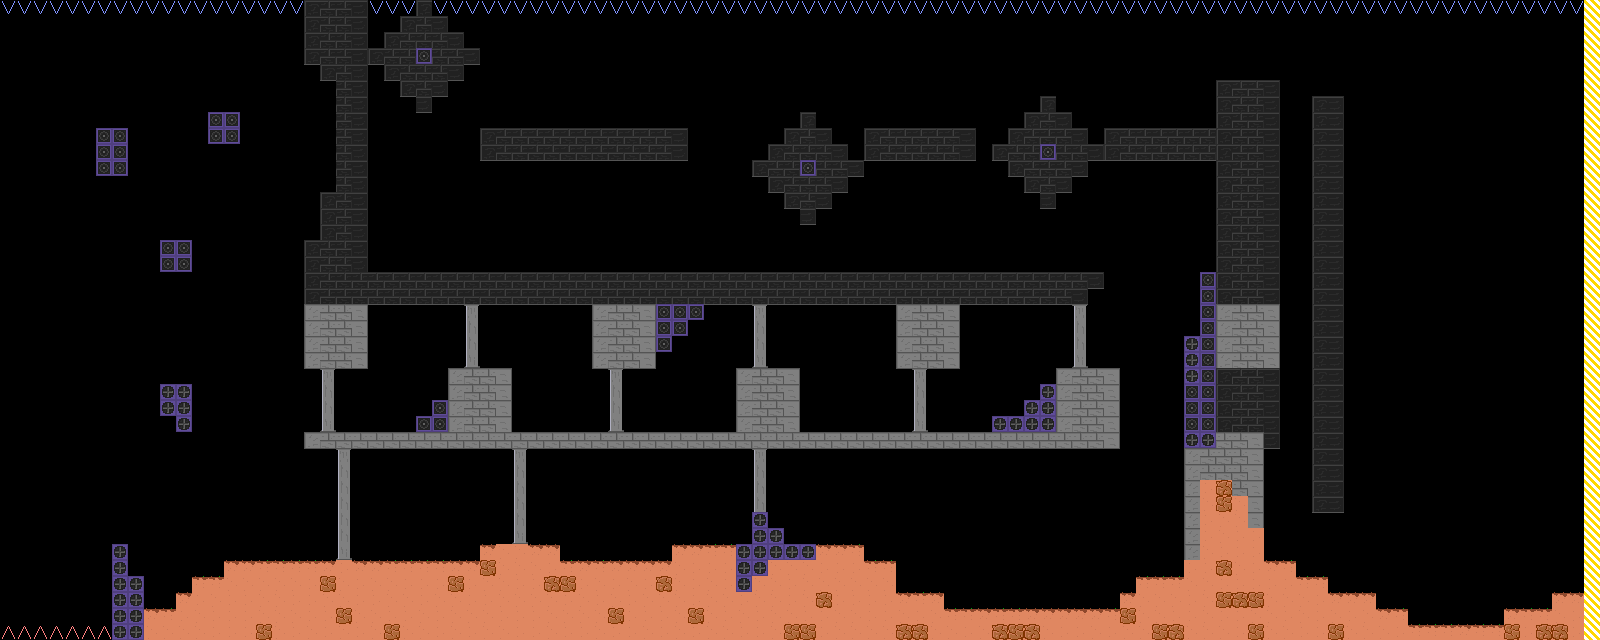

A 2D game scene composited from a Tiled map and its tileset images. What follows is a short description and the map's XML, with each tile layer's data collapsed to a summary:
An orthogonal 100x40 tile map with 16x16 px tiles, 1 tile layer (map), 3 tilesets and 20 objects (19x point, spawn).

<map version="1.0" orientation="orthogonal" renderorder="right-down" width="100" height="40" tilewidth="16" tileheight="16" nextobjectid="23">
 <tileset firstgid="1" name="tileset" tilewidth="16" tileheight="16" spacing="2" margin="2" tilecount="24" columns="6">
  <image source="tileset.png" width="110" height="74" />
 </tileset>
 <tileset firstgid="25" name="point" tilewidth="16" tileheight="16" spacing="2" margin="2" tilecount="3" columns="3">
  <image source="dat/point.png" width="56" height="20" />
 </tileset>
 <tileset firstgid="28" name="airplane" tilewidth="40" tileheight="40" tilecount="3" columns="3">
  <image source="dat/airplane.png" width="120" height="40" />
 </tileset>
 <layer name="map" width="100" height="40">
  <data>[4000 cells, 1356 non-empty, 21 distinct tile ids]</data>
 </layer>
 <objectgroup name="objects">
  <object id="1" name="spawn" gid="28" x="10" y="105" width="40" height="40" />
  <object id="4" name="point" gid="25" x="1032.5" y="607.5" width="16" height="16" />
  <object id="5" name="point" gid="25" x="975" y="608" width="16" height="16" />
  <object id="6" name="point" gid="25" x="415" y="512" width="16" height="16" />
  <object id="7" name="point" gid="25" x="925" y="411.5" width="16" height="16" />
  <object id="8" name="point" gid="25" x="761" y="348.5" width="16" height="16" />
  <object id="9" name="point" gid="25" x="615" y="411.5" width="16" height="16" />
  <object id="10" name="point" gid="25" x="472" y="346.5" width="16" height="16" />
  <object id="11" name="point" gid="25" x="330.5" y="410" width="16" height="16" />
  <object id="12" name="point" gid="25" x="1041" y="253.5" width="16" height="16" />
  <object id="13" name="point" gid="25" x="710.5" y="164.5" width="16" height="16" />
  <object id="14" name="point" gid="25" x="576" y="233.5" width="16" height="16" />
  <object id="15" name="point" gid="25" x="442.5" y="129.5" width="16" height="16" />
  <object id="16" name="point" gid="25" x="910" y="72.5" width="16" height="16" />
  <object id="17" name="point" gid="25" x="1239" y="53" width="16" height="16" />
  <object id="18" name="point" gid="25" x="1288" y="436" width="16" height="16" />
  <object id="19" name="point" gid="25" x="1288" y="394" width="16" height="16" />
  <object id="20" name="point" gid="25" x="1288" y="352" width="16" height="16" />
  <object id="21" name="point" gid="25" x="1288" y="310" width="16" height="16" />
  <object id="22" name="point" gid="25" x="309" y="143.5" width="16" height="16" />
 </objectgroup>
</map>